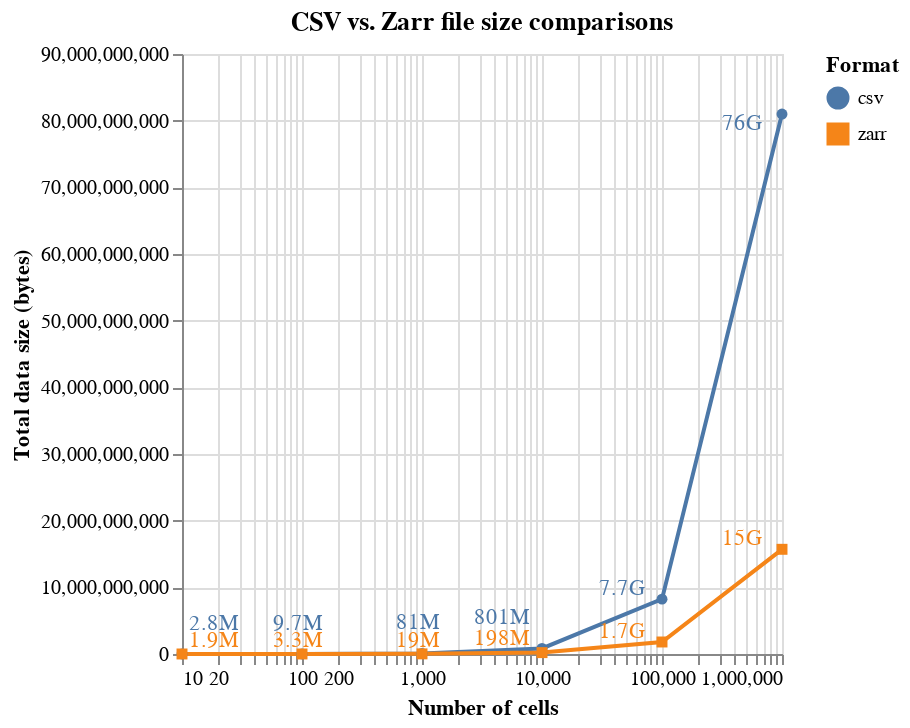

Here is the notebook cell this chart was saved with:
### Code cell
points = alt.Chart(df).mark_line(point=True).encode(
    x=alt.X("num_cells:Q").scale(type="log").title("Number of cells"),
    y=alt.Y("size:Q").title("Total data size (bytes)"),
    color=alt.Color("format:N").title("Format"),
    shape=alt.Shape("format:N").title("Format"),
    text="size_human:N"
)


text = alt.Chart(df).mark_text(dx = -20, dy=-5).encode(
    x=alt.X("text_x:Q").scale(type="log"),
    y=alt.Y("text_y:Q"),
    color="format:N",
    text="size_human:N"
)


(points + text).properties(title="CSV vs. Zarr file size comparisons")

### Figure 1 — Vega-Lite specification as saved in the notebook (floating-point values rounded to 4 significant figures)
{"config": {"view": {"continuousWidth": 300, "continuousHeight": 300}}, "layer": [{"mark": {"type": "line", "point": true}, "encoding": {"color": {"field": "format", "title": "Format", "type": "nominal"}, "shape": {"field": "format", "title": "Format", "type": "nominal"}, "text": {"field": "size_human", "type": "nominal"}, "x": {"field": "num_cells", "scale": {"type": "log"}, "title": "Number of cells", "type": "quantitative"}, "y": {"field": "size", "title": "Total data size (bytes)", "type": "quantitative"}}}, {"mark": {"type": "text", "dx": -20, "dy": -5}, "encoding": {"color": {"field": "format", "type": "nominal"}, "text": {"field": "size_human", "type": "nominal"}, "x": {"field": "text_x", "scale": {"type": "log"}, "type": "quantitative"}, "y": {"field": "text_y", "type": "quantitative"}}}], "data": {"name": "data-1903340ff2514a7ec65c324da8adfbb0"}, "title": "CSV vs. Zarr file size comparisons", "$schema": "https://vega.github.io/schema/vega-lite/v5.16.3.json", "datasets": {"data-1903340ff2514a7ec65c324da8adfbb0": [{"size": 80996462751, "size_human": " 76G", "filename": " ./small_1000000.csvs_dir", "num_cells": 1000000, "num_values": 17811000000, "format": "csv", "size_offset_y": -3000000, "size_offset_x": 0, "text_x": 1000000, "text_y": 77996462751}, {"size": 15704839191, "size_human": " 15G", "filename": " ./small_1000000.h5ad.zarr", "num_cells": 1000000, "num_values": 17811000000, "format": "zarr", "size_offset_y": 0, "size_offset_x": 0, "text_x": 1000000, "text_y": 15704839191}, {"size": 8229523778, "size_human": " 7.7G", "filename": "./small_100000.csvs_dir", "num_cells": 100000, "num_values": 1781100000, "format": "csv", "size_offset_y": 0, "size_offset_x": 0, "text_x": 100000, "text_y": 8229523778}, {"size": 1801793069, "size_human": " 1.7G", "filename": "./small_100000.h5ad.zarr", "num_cells": 100000, "num_values": 1781100000, "format": "zarr", "size_offset_y": 0, "size_offset_x": 0, "text_x": 100000, "text_y": 1801793069}, {"size": 839720234, "size_human": " 801M", "filename": "./small_10000.csvs_dir", "num_cells": 10000, "num_values": 178110000, "format": "csv", "size_offset_y": 3000000, "size_offset_x": 0, "text_x": 10000, "text_y": 3839720234}, {"size": 207814912, "size_human": " 198M", "filename": "./small_10000.h5ad.zarr", "num_cells": 10000, "num_values": 178110000, "format": "zarr", "size_offset_y": 500000, "size_offset_x": 0, "text_x": 10000, "text_y": 707814912}, {"size": 84218370, "size_human": " 81M", "filename": " ./small_1000.csvs_dir", "num_cells": 1000, "num_values": 17811000, "format": "csv", "size_offset_y": 3000000, "size_offset_x": 1000, "text_x": 2000, "text_y": 3084218370}, {"size": 20303588, "size_human": " 19M", "filename": " ./small_1000.h5ad.zarr", "num_cells": 1000, "num_values": 17811000, "format": "zarr", "size_offset_y": 500000, "size_offset_x": 1000, "text_x": 2000, "text_y": 520303588}, {"size": 10155524, "size_human": " 9.7M", "filename": "./small_100.csvs_dir", "num_cells": 100, "num_values": 1781100, "format": "csv", "size_offset_y": 3000000, "size_offset_x": 100, "text_x": 200, "text_y": 3010155524}, {"size": 4254105, "size_human": " 3.3M", "filename": "./small_100.h5ad.zarr", "num_cells": 100, "num_values": 1781100, "format": "zarr", "size_offset_y": 500000, "size_offset_x": 100, "text_x": 200, "text_y": 504254105}, {"size": 2850591, "size_human": " 2.8M", "filename": "./small_10.csvs_dir", "num_cells": 10, "num_values": 178110, "format": "csv", "size_offset_y": 3000000, "size_offset_x": 30, "text_x": 40, "text_y": 3002850591}, {"size": 2816375, "size_human": " 1.9M", "filename": "./small_10.h5ad.zarr", "num_cells": 10, "num_values": 178110, "format": "zarr", "size_offset_y": 500000, "size_offset_x": 30, "text_x": 40, "text_y": 502816375}]}}
